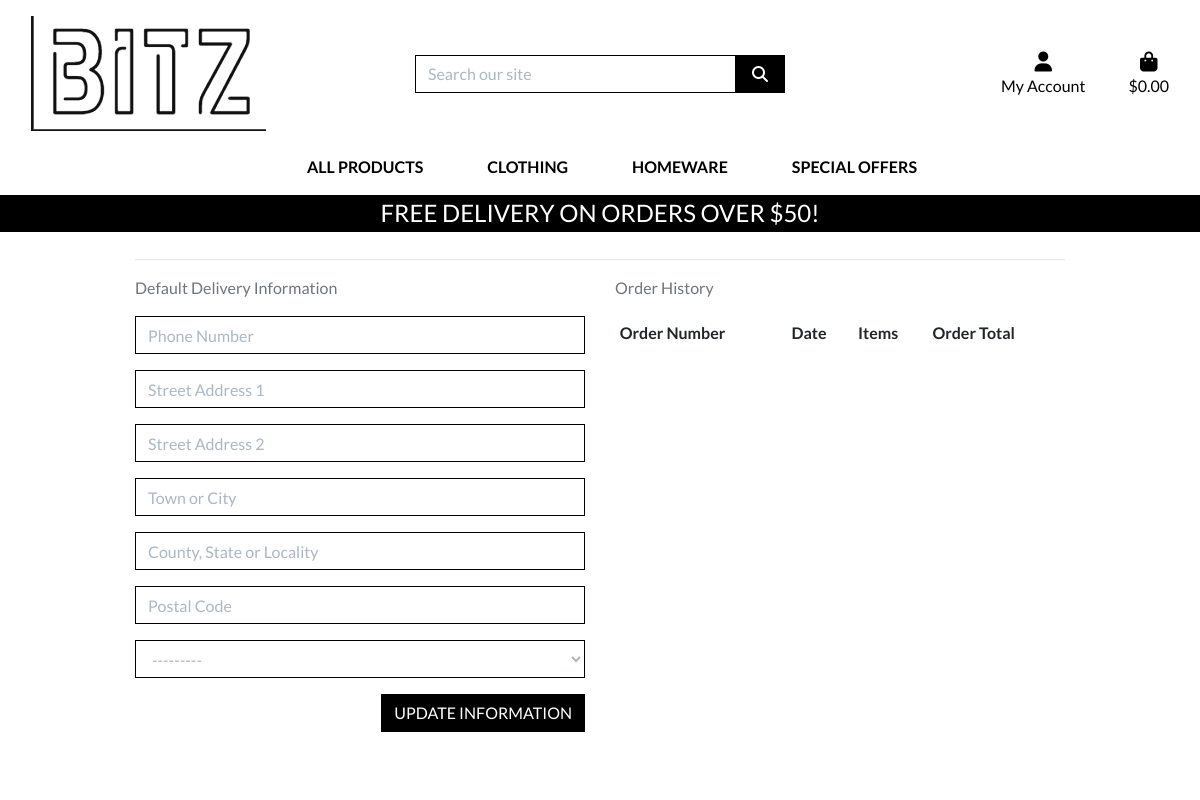
The app's page /profile/ (signed in), older data.
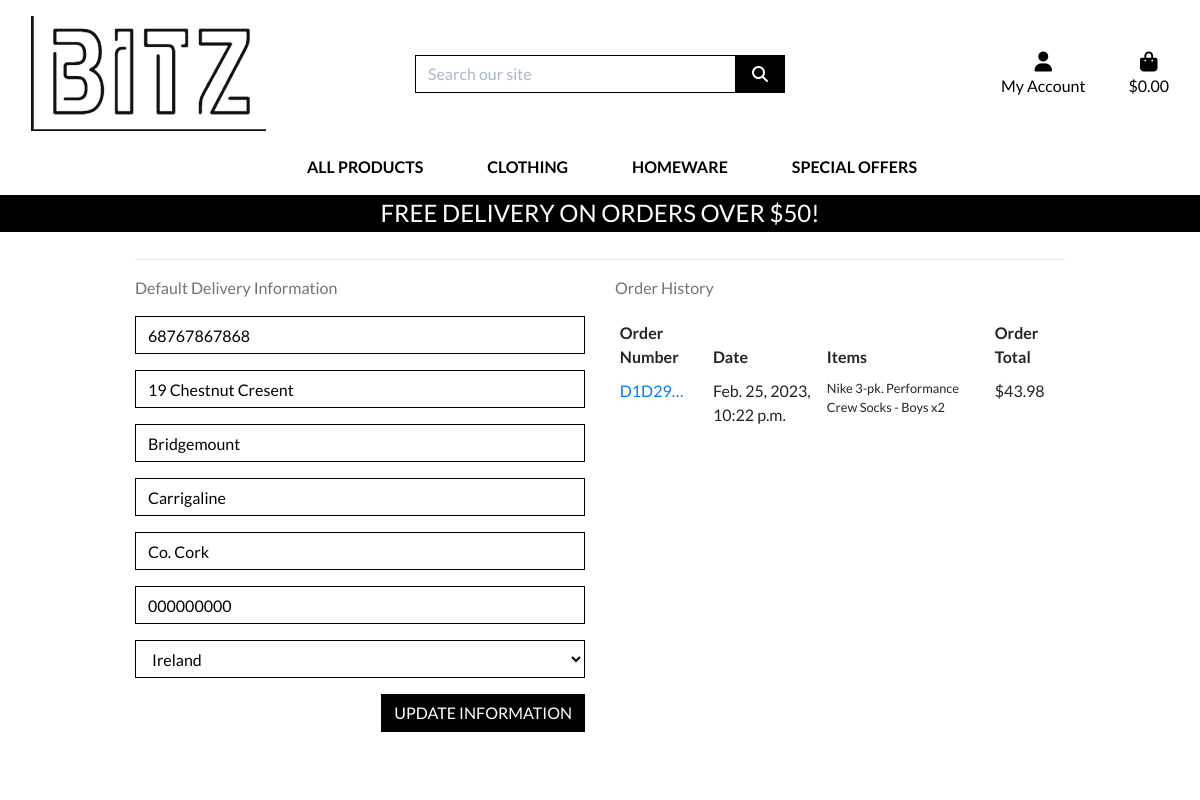
The same page, newer data.
### profiles/models.py (models this page shows, shortened)
class UserProfile(models.Model):
    user = models.OneToOneField(User, on_delete=models.CASCADE)
    default_phone_number = models.CharField(max_length=20,
                                            null=True, blank=True)
    default_street_address1 = models.CharField(max_length=80,
                                               null=True, blank=True)
    default_street_address2 = models.CharField(max_length=80,
                                               null=True, blank=True)
    default_town_or_city = models.CharField(max_length=40,
                                            null=True, blank=True)
    default_county = models.CharField(max_length=80,
                                      null=True, blank=True)
    default_postcode = models.CharField(max_length=20,
                                        null=True, blank=True)
    default_country = CountryField(blank_label='Country',
                                   null=True, blank=True)

### checkout/models.py (models this page shows, shortened)
class Order(models.Model):
    order_number = models.CharField(max_length=32, null=False, editable=False)
    user_profile = models.ForeignKey(UserProfile, on_delete=models.SET_NULL,
                                     null=True, blank=True,
                                     related_name='orders')
    full_name = models.CharField(max_length=50, null=False, blank=False)
    email = models.EmailField(max_length=254, null=False, blank=False)
    phone_number = models.CharField(max_length=20, null=False, blank=False)
    country = CountryField(blank_label='Country *', null=False, blank=False)
    postcode = models.CharField(max_length=20, null=True, blank=True)
    town_or_city = models.CharField(max_length=40, null=False, blank=False)
    street_address1 = models.CharField(max_length=80, null=False, blank=False)
    street_address2 = models.CharField(max_length=80, null=True, blank=True)
    county = models.CharField(max_length=80, null=True, blank=True)
    date = models.DateTimeField(auto_now_add=True)
    delivery_cost = models.DecimalField(max_digits=6, decimal_places=2,
                                        null=False, default=0)
    order_total = models.DecimalField(max_digits=10, decimal_places=2,
                                      null=False, default=0)
    grand_total = models.DecimalField(max_digits=10, decimal_places=2,
                                      null=False, default=0)
    original_bag = models.TextField(null=False, blank=False, default='')
    stripe_pid = models.CharField(max_length=254, null=False, blank=False,
                                  default='')

class OrderLineItem(models.Model):
    order = models.ForeignKey(Order, null=False, blank=False,
                              on_delete=models.CASCADE,
                              related_name='lineitems')
    product = models.ForeignKey(Product, null=False, blank=False,
                                on_delete=models.CASCADE)
    product_size = models.CharField(max_length=2, null=True,
                                    blank=True)  # XS, S, M, L, XL
    quantity = models.IntegerField(null=False, blank=False, default=0)
    lineitem_total = models.DecimalField(max_digits=6, decimal_places=2,
                                         null=False, blank=False,
                                         editable=False)

### products/models.py (models this page shows, shortened)
class Product(models.Model):
    category = models.ForeignKey('Category', null=True, blank=True,
                                 on_delete=models.SET_NULL)
    sku = models.CharField(max_length=254, null=True, blank=True)
    name = models.CharField(max_length=254)
    description = models.TextField()
    has_sizes = models.BooleanField(default=False, null=True, blank=True)
    price = models.DecimalField(max_digits=6, decimal_places=2)
    rating = models.DecimalField(max_digits=6, decimal_places=2, null=True,
                                 blank=True)
    image_url = models.URLField(max_length=1024, null=True, blank=True)
    image = models.ImageField(null=True, blank=True)

### profiles/views.py (the view)
# urls.py: path('profile/', include('profiles.urls')),
@login_required
def profile(request):
    profile = get_object_or_404(UserProfile, user=request.user)
    if request.method == 'POST':
        form = UserProfileForm(request.POST, instance=profile)
        if form.is_valid():
            form.save()
            messages.success(request, 'Profile updated successfully')
        else:
            messages.error(request,
                           ('Update failed. Please ensure '
                            'the form is valid.'))
    else:
        form = UserProfileForm(instance=profile)
    orders = profile.orders.all()
    template = 'profiles/profile.html'
    context = {
        'form': form,
        'orders': orders,
        'on_profile_page': True
    }
    return render(request, template, context)

### bag/contexts.py (called while the page is built, shortened)
def bag_contents(request):
    bag_items = []
    total = 0
    product_count = 0
    bag = request.session.get('bag', {})
    if total < settings.FREE_DELIVERY_THRESHOLD:
        delivery = total * Decimal(settings.STANDARD_DELIVERY_PERCENTAGE / 100)
        free_delivery_delta = settings.FREE_DELIVERY_THRESHOLD - total
    else:
        delivery = 0
        free_delivery_delta = 0
    grand_total = delivery + total
    context = {
        'bag_items': bag_items,
        'total': total,
        'product_count': product_count,
        'delivery': delivery,
        'free_delivery_delta': free_delivery_delta,
        'free_delivery_threshold': settings.FREE_DELIVERY_THRESHOLD,
        'grand_total': grand_total,
    }
    return context

### profiles/templates/profiles/profile.html (shortened to what this page needs)
{% extends "base.html" %}
{% load static %}
{% block extra_css %}
    <link rel="stylesheet" href="{% static 'profiles/css/profile.css' %}">
{% endblock %}
{% block page_header %}
    <div class="container header-container">
    </div>
{% endblock %}
{% block content %}
    <div class="overlay"></div>
    <div class="container">
        <div class="row">
            <div class="col">
                <h2 class="logo-font mb-4">My Profile</h2>
                <hr>
            </div>
        </div>
        <div class="row">
            <div class="col-12 col-lg-6">
                <p class="text-muted">Default Delivery Information</p>
                <form class="mt-3" action="{% url 'profile' %}" method="POST" id="profile-update-form">
                    {{ form|crispy }}
                    <button class="btn btn-black rounded-0 text-uppercase float-right">Update Information</button>
                </form>
            </div>
            <div class="col-12 col-lg-6">
                <p class="text-muted">Order History</p>
                <div class="order-history table-responsive">
                    <table class="table table-sm table-borderless">
                        <thead>
                            <tr>
                                <th>Order Number</th>
                                <th>Date</th>
                                <th>Items</th>
                                <th>Order Total</th>
                            </tr>
                        </thead>
                        <tbody>
                            {% for order in orders %}
                                <tr>
                                    <td>
                                        <a href="{% url 'order_history' order.order_number %}"
                                        title="{{ order.order_number }}">
                                            {{ order.order_number|truncatechars:6 }}
                                        </a>
                                    </td>
                                    <td>{{ order.date }}</td>
                                    <td>
                                        <ul class="list-unstyled">
                                            {% for item in order.lineitems.all %}
                                                <li class="small">
                                                    {{ item.product.name }} x{{ item.quantity }}
                                                </li>
                                            {% endfor %}
                                        </ul>
                                    </td>
                                    <td>${{ order.grand_total }}</td>
                                </tr>
                            {% endfor %}
                        </tbody>
                    </table>
                </div>
            </div>
        </div>
    </div>
{% endblock %}

### templates/base.html (shortened to what this page needs)
{% load static %}
<!doctype html>
<html lang="en">
  <head>
    {% block corecss %}
        <link rel="stylesheet" href="https://stackpath.bootstrapcdn.com/bootstrap/4.4.1/css/bootstrap.min.css">
        <link rel="stylesheet" href="{% static 'css/base.css' %}">
    {% endblock %}
    {% block extra_css %}
    {% endblock %}
  </head>
  <body>
    <header class="container-fluid fixed-top">
        <div id="topnav" class="row bg-white pt-lg-2 d-none d-lg-flex">
            <div class="col-12 col-lg-4 my-auto py-1 py-lg-0 text-center text-lg-left">
                <a href="{% url 'home' %}" class="nav-link main-logo-link">
                    <h2 class="logo-font text-black my-0"><img src="../media/bitz_logo_.png" alt="BITZ LOGO"></h2>
                </a>
            </div>
            <div class="col-12 col-lg-4 my-auto py-1 py-lg-0">
                <form method="GET" action="{% url 'products' %}">
                    <div class="input-group w-100">
                        <input class="form-control border border-black rounded-0" type="text" name="q" placeholder="Search our site">
                        <div class="input-group-append">
                            <button class="form-control btn btn-black border border-black rounded-0" type="submit">
                                <span class="icon">
                                    <i class="fas fa-search"></i>
                                </span>
                            </button>
                        </div>
                    </div>
                </form>
            </div>
            <div class="col-12 col-lg-4 my-auto py-1 py-lg-0">
                <ul class="list-inline list-unstyled text-center text-lg-right my-0">
                    <li class="list-inline-item dropdown">
                        <a class="text-black nav-link" href="#" id="user-options" data-toggle="dropdown" aria-haspopup="true" aria-expanded="false">
                            <div class="text-center">
                                <div><i class="fas fa-user fa-lg"></i></div>
                                <p class="my-0">My Account</p>
                            </div>
                        </a>
                    </li>
                    <li class="list-inline-item">
                        <a class="{% if grand_total %}text-info font-weight-bold{% else %}text-black{% endif %} nav-link" href="{% url 'view_bag' %}">
                            <div class="text-center">
                                <div><i class="fas fa-shopping-bag fa-lg"></i></div>
                                <p class="my-0">
                                    {% if grand_total %}
                                        ${{ grand_total|floatformat:2 }}
                                    {% else %}
                                        $0.00
                                    {% endif %}
                                </p>
                            </div>
                        </a>
                    </li>
                </ul>
            </div>
        </div>
        <div class="row bg-white">
            <nav class="navbar navbar-expand-lg navbar-light w-100">
                {% include 'includes/main-nav.html' %}
            </nav>
        </div>
        <div id="delivery-banner" class="row text-center">
            <div class="col bg-black text-white">
                <h4 class="logo-font my-1">Free delivery on orders over ${{ free_delivery_threshold }}!</h4>
            </div>
        </div>
    </header>
    {% block page_header %}
    {% endblock %}
    {% block content %}
    {% endblock %}
  </body>
</html>

### templates/includes/main-nav.html (shortened to what this page needs)
<div class="collapse navbar-collapse" id="main-nav">
    <ul class="navbar-nav w-auto mx-auto">
        <li class="nav-item dropdown">
            <a class="logo-font font-weight-bold nav-link text-black mr-5" href="#" id="all-products-link" data-toggle="dropdown" aria-haspopup="true" aria-expanded="false">
                All Products
            </a>
        </li>
        <li class="nav-item dropdown">
            <a class="logo-font font-weight-bold nav-link text-black mr-5" href="#" id="clothing-link" data-toggle="dropdown" aria-haspopup="true" aria-expanded="false">
                Clothing
            </a>
        </li>
        <li class="nav-item dropdown">
            <a class="logo-font font-weight-bold nav-link text-black mr-5" href="#" id="homeware-link" data-toggle="dropdown" aria-haspopup="true" aria-expanded="false">
                Homeware
            </a>
        </li>
        <li class="nav-item dropdown">
            <a class="logo-font font-weight-bold nav-link text-black" href="#" id="specials-link" data-toggle="dropdown" aria-haspopup="true" aria-expanded="false">
                Special Offers
            </a>
        </li>
    </ul>
</div>

### static/css/base.css (style rules this page uses)
html { height: 100%; }
body { background: url('/media/homepage_background_cropped.jpg') no-repeat center center fixed; background-size: cover; height: calc(100vh - 164px); color: #555; font-family: 'Lato'; }
.icon { align-items: center; display: inline-flex; justify-content: center; height: 1.5rem; width: 1.5rem; }
.logo-font { text-transform: uppercase; }
.main-logo-link { width: fit-content; }
.btn-black { background: black; color: white; }
.text-black { color: #000 !important; }
.border-black { border: 1px solid black !important; }
.bg-black { background: #000 !important; }
.overlay { height: 100%; width: 100%; top: 0; left: 0; position: fixed; background: white; z-index: -1; }
input[name='q']::placeholder { color: #aab7c4; }
@media (min-width: 1200px) { .container { max-width: 80%; } }
@media (min-width: 992px) { .header-container { padding-top: 164px; } }

### profiles/static/profiles/css/profile.css (style rules this page uses)
.order-history { max-height: 416px; overflow-y: auto; }
#profile-update-form .form-control { color: #000; }
#profile-update-form input::placeholder { color: #aab7c4; }
#id_default_country, #id_default_country option:not(:first-child) { color: #000; }

Row changes from the older to the newer data that the page shows:
changed UserProfile: default_phone_number (not shown) → "68767867868"; default_street_address1 (not shown) → "19 Chestnut Cresent"; default_street_address2 (not shown) → "Bridgemount"; default_town_or_city (not shown) → "Carrigaline"; default_county (not shown) → "Co. Cork"; default_postcode (not shown) → "000000000"; default_country "---------" → "Ireland"
added Order: order_number "D1D29…", date "Feb. 25, 2023, 10:22 p.m.", grand_total "43.98"
added OrderLineItem: product.name "Nike 3-pk. Performance Crew Socks - Boys", quantity "2"
